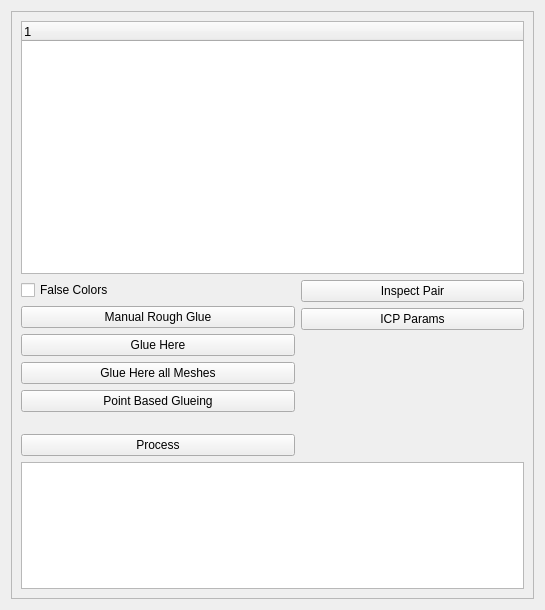
<ui version="4.0" >
 <class>alignDialog</class>
 <widget class="QWidget" name="alignDialog" >
  <property name="geometry" >
   <rect>
    <x>0</x>
    <y>0</y>
    <width>545</width>
    <height>610</height>
   </rect>
  </property>
  <property name="windowTitle" >
   <string>Align Tool</string>
  </property>
  <layout class="QHBoxLayout" >
   <item>
    <widget class="QFrame" name="frame" >
     <property name="frameShape" >
      <enum>QFrame::StyledPanel</enum>
     </property>
     <property name="frameShadow" >
      <enum>QFrame::Raised</enum>
     </property>
     <layout class="QVBoxLayout" >
      <item>
       <widget class="QTreeWidget" name="alignTreeWidget" >
        <property name="sizePolicy" >
         <sizepolicy vsizetype="Expanding" hsizetype="Expanding" >
          <horstretch>0</horstretch>
          <verstretch>2</verstretch>
         </sizepolicy>
        </property>
        <property name="font" >
         <font>
          <pointsize>10</pointsize>
         </font>
        </property>
        <property name="selectionMode" >
         <enum>QAbstractItemView::NoSelection</enum>
        </property>
        <column>
         <property name="text" >
          <string>1</string>
         </property>
        </column>
       </widget>
      </item>
      <item>
       <layout class="QHBoxLayout" >
        <item>
         <layout class="QVBoxLayout" >
          <item>
           <widget class="QCheckBox" name="falseColorCB" >
            <property name="text" >
             <string>False Colors</string>
            </property>
           </widget>
          </item>
          <item>
           <widget class="QPushButton" name="manualAlignButton" >
            <property name="text" >
             <string>Manual Rough Glue</string>
            </property>
           </widget>
          </item>
          <item>
           <widget class="QPushButton" name="glueHereButton" >
            <property name="text" >
             <string>Glue Here</string>
            </property>
           </widget>
          </item>
          <item>
           <widget class="QPushButton" name="glueHereAllButton" >
            <property name="text" >
             <string>Glue Here all Meshes</string>
            </property>
           </widget>
          </item>
          <item>
           <widget class="QPushButton" name="pointBasedAlignButton" >
            <property name="text" >
             <string>Point Based Glueing</string>
            </property>
           </widget>
          </item>
          <item>
           <spacer>
            <property name="orientation" >
             <enum>Qt::Vertical</enum>
            </property>
            <property name="sizeHint" >
             <size>
              <width>274</width>
              <height>16</height>
             </size>
            </property>
           </spacer>
          </item>
          <item>
           <widget class="QPushButton" name="icpButton" >
            <property name="text" >
             <string>Process</string>
            </property>
           </widget>
          </item>
         </layout>
        </item>
        <item>
         <layout class="QVBoxLayout" >
          <item>
           <widget class="QPushButton" name="inspectButton" >
            <property name="text" >
             <string>Inspect Pair</string>
            </property>
           </widget>
          </item>
          <item>
           <widget class="QPushButton" name="icpParamButton" >
            <property name="text" >
             <string>ICP Params</string>
            </property>
           </widget>
          </item>
          <item>
           <spacer>
            <property name="orientation" >
             <enum>Qt::Vertical</enum>
            </property>
            <property name="sizeHint" >
             <size>
              <width>20</width>
              <height>40</height>
             </size>
            </property>
           </spacer>
          </item>
         </layout>
        </item>
       </layout>
      </item>
      <item>
       <widget class="QTextEdit" name="logTextEdit" >
        <property name="sizePolicy" >
         <sizepolicy vsizetype="Expanding" hsizetype="Expanding" >
          <horstretch>0</horstretch>
          <verstretch>1</verstretch>
         </sizepolicy>
        </property>
        <property name="font" >
         <font>
          <family>Courier</family>
          <pointsize>9</pointsize>
         </font>
        </property>
       </widget>
      </item>
     </layout>
    </widget>
   </item>
  </layout>
 </widget>
 <resources/>
 <connections/>
</ui>
